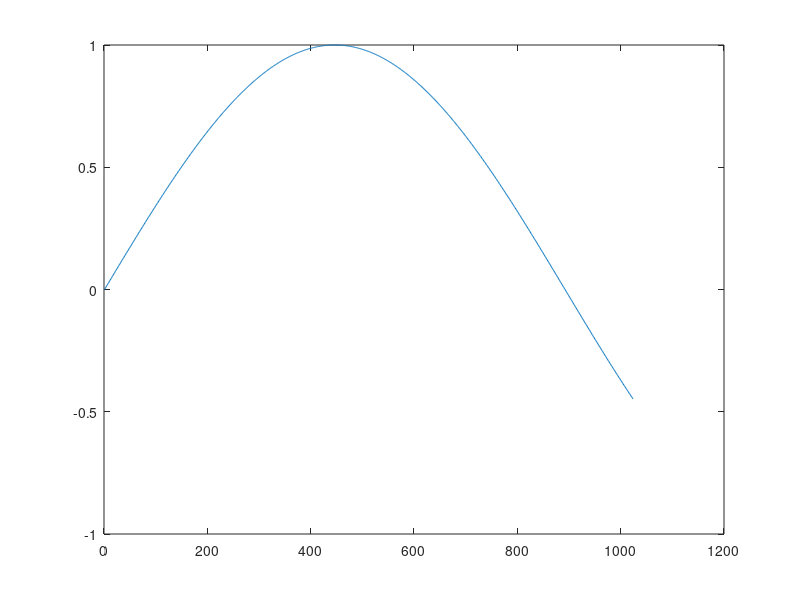

Source code (MATLAB): (Note: this script raises an error after producing the figure.)
% Example signal (sine wave with added noise)
fm = 41000; % Sampling frequency
t = 0:1/fm:1-1/fm; % Time vector
f0 = 23; % Frequency of the sine wave (A4 note)
signal = sin(2 * pi * f0 * t); % Noisy sine wave  + 0.1 * randn(size(t))

% Window function (Hamming)
##window = hamming(length(signal))';

% Pitch detection parameters
min_lag = 50; % Minimum lag
max_lag = 1000; % Maximum lag
plot(signal(1:1024));
% Call the pitch detector function
pitch = yin(signal, 1024, 1, fm, min_lag, max_lag);
disp(['Detected pitch: ', num2str(pitch)]);
